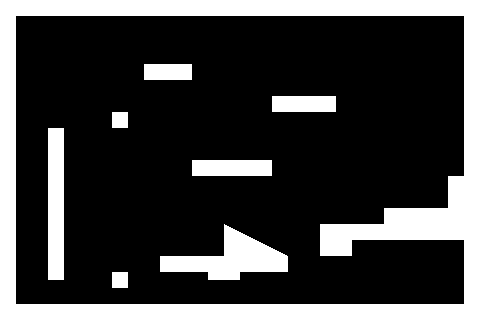

A level layout from a 2D game, rendered from its tile map. Below: a short description, then the map file with its tile-grid data intact:
An orthogonal 30x20 tile map with 16x16 px tiles, 1 tile layer (prototype).

<map version="1.10" tiledversion="1.10.1" orientation="orthogonal" renderorder="right-down" width="30" height="20" tilewidth="16" tileheight="16" infinite="0" nextlayerid="13" nextobjectid="511">
 <tileset firstgid="1" source="TileSet/prototype16.tsx" />
 <layer id="1" name="prototype" width="30" height="20">
  <data encoding="csv">
29,29,29,29,29,29,29,29,29,29,29,29,29,29,29,29,29,29,29,29,29,29,29,29,29,29,29,29,29,29,
29,0,0,0,0,0,0,0,0,0,0,0,0,0,0,0,0,0,0,0,0,0,0,0,0,0,0,0,0,29,
29,0,0,0,0,0,0,0,0,0,0,0,0,0,0,0,0,0,0,0,0,0,0,0,0,0,0,0,0,29,
29,0,0,0,0,0,0,0,0,0,0,0,0,0,0,0,0,0,0,0,0,0,0,0,0,0,0,0,0,29,
29,0,0,0,0,0,0,0,0,29,29,29,0,0,0,0,0,0,0,0,0,0,0,0,0,0,0,0,0,29,
29,0,0,0,0,0,0,0,0,0,0,0,0,0,0,0,0,0,0,0,0,0,0,0,0,0,0,0,0,29,
29,0,0,0,0,0,0,0,0,0,0,0,0,0,0,0,0,29,29,29,29,0,0,0,0,0,0,0,0,29,
29,0,0,0,0,0,0,29,0,0,0,0,0,0,0,0,0,0,0,0,0,0,0,0,0,0,0,0,0,29,
29,0,0,29,0,0,0,0,0,0,0,0,0,0,0,0,0,0,0,0,0,0,0,0,0,0,0,0,0,29,
29,0,0,29,0,0,0,0,0,0,0,0,0,0,0,0,0,0,0,0,0,0,0,0,0,0,0,0,0,29,
29,0,0,29,0,0,0,0,0,0,0,0,29,29,29,29,29,0,0,0,0,0,0,0,0,0,0,0,0,29,
29,0,0,29,0,0,0,0,0,0,0,0,0,0,0,0,0,0,0,0,0,0,0,0,0,0,0,0,29,29,
29,0,0,29,0,0,0,0,0,0,0,0,0,0,0,0,0,0,0,0,0,0,0,0,0,0,0,0,29,29,
29,0,0,29,0,0,0,0,0,0,0,0,0,0,0,0,0,0,0,0,0,0,0,0,29,29,29,29,29,29,
29,0,0,29,0,0,0,0,0,0,0,0,0,0,27,28,0,0,0,0,29,29,29,29,29,29,29,29,29,29,
29,0,0,29,0,0,0,0,0,0,0,0,0,0,29,29,27,28,0,0,29,29,0,0,0,0,0,0,0,29,
29,0,0,29,0,0,0,0,0,0,29,29,29,29,29,29,29,29,0,0,0,0,0,0,0,0,0,0,0,29,
29,0,0,1073741864,0,0,0,29,0,0,0,0,0,1073741864,1073741864,0,0,0,0,0,0,0,0,0,0,0,0,0,0,29,
29,0,0,0,0,0,0,0,0,0,0,0,0,0,0,0,0,0,0,0,0,0,0,0,0,0,0,0,0,29,
29,29,29,29,29,29,29,29,29,29,29,29,29,29,29,29,29,29,29,29,29,29,29,29,29,29,29,29,29,29
</data>
 </layer>
</map>
